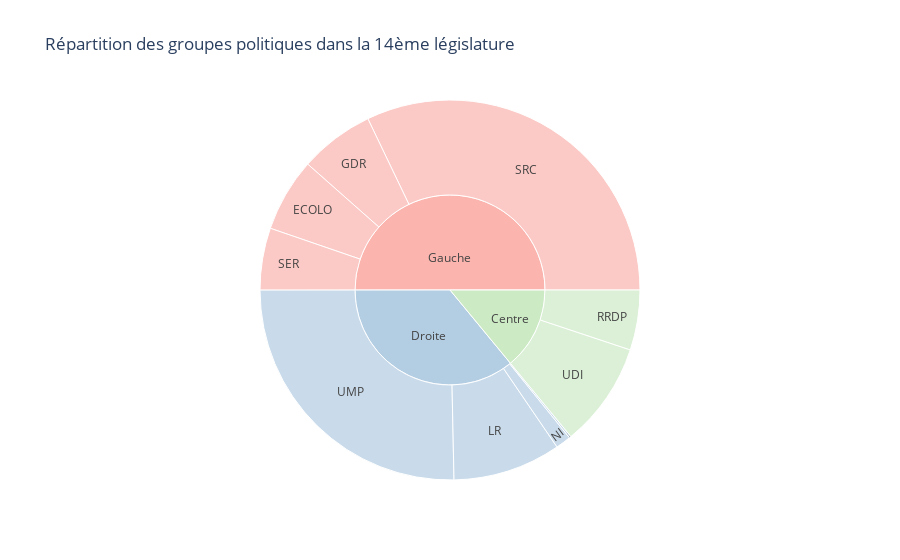

Notebook cell for this chart:
### Code cell
fig = px.sunburst(
    cdf,
    path=["Groupe", "Partie"],
    color_discrete_sequence=px.colors.qualitative.Pastel1,
    title="Répartition des groupes politiques dans la 14ème législature",
)
fig.show()
fig.write_image("../images/sunburst_groupes_interventions.png")

### Figure 1 — Plotly figure (JSON) as saved in the notebook; plotly's stock layout.template omitted (floating-point values rounded to 4 significant figures)
{"data": [{"branchvalues": "total", "domain": {"x": [0, 1], "y": [0, 1]}, "hovertemplate": "labels=%{label}<br>count=%{value}<br>parent=%{parent}<br>id=%{id}<extra></extra>", "ids": ["Gauche/ECOLO", "Gauche/GDR", "Droite/LR", "Droite/NI", "Centre/RRDP", "Droite/RUMP", "Gauche/SER", "Gauche/SRC", "Centre/UDI", "Droite/UMP", "Centre", "Droite", "Gauche"], "labels": ["ECOLO", "GDR", "LR", "NI", "RRDP", "RUMP", "SER", "SRC", "UDI", "UMP", "Centre", "Droite", "Gauche"], "name": "", "parents": ["Gauche", "Gauche", "Droite", "Droite", "Centre", "Droite", "Gauche", "Gauche", "Centre", "Droite", "", "", ""], "type": "sunburst", "values": [22760, 23117, 33405, 4717, 18561, 571, 19176, 116762, 32416, 92087, 50977, 130780, 181815]}], "layout": {"legend": {"tracegroupgap": 0}, "sunburstcolorway": ["rgb(251,180,174)", "rgb(179,205,227)", "rgb(204,235,197)", "rgb(222,203,228)", "rgb(254,217,166)", "rgb(255,255,204)", "rgb(229,216,189)", "rgb(253,218,236)", "rgb(242,242,242)"], "title": {"text": "Répartition des groupes politiques dans la 14ème législature"}}}
